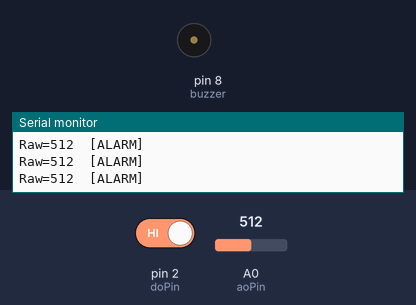
A sketch run on a simulated Arduino Uno, built with avr-gcc and run on an emulated ATmega328P. Parts: buzzer (waves = sounding), the last lines printed to the serial monitor. The test bench sets the inputs (shaded band); at power-on: A0 (aoPin) = 512, pin 2 (doPin) HIGH.

Above: at 1.3 s.
1.4 s: A0 (aoPin) set to 410
4.4 s: A0 (aoPin) set to 391
At 5.5 s:
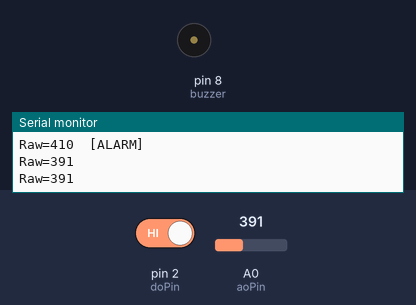
6.5 s: pin 2 (doPin) driven LOW
At 9.4 s:
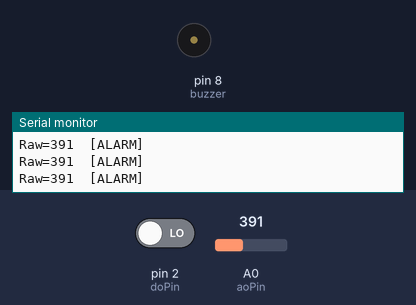
9.5 s: pin 2 (doPin) driven HIGH
At 10.2 s:
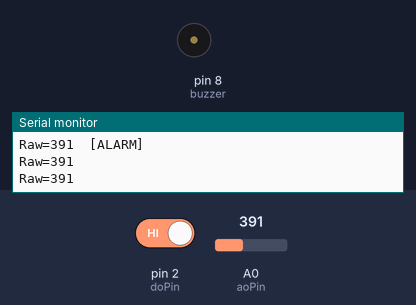
11.0 s: A0 (aoPin) set to 511
At 11.11 s:
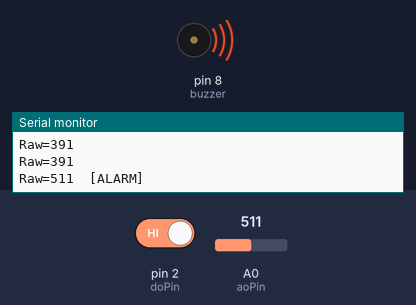
Timing chart, 0 to 15.0 s (numbered marks = the images above; inputs shaded):
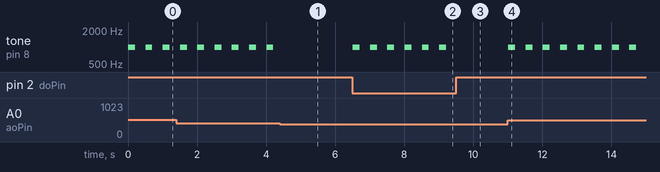

The sketch:

example.ino
```cpp
// Reads the MQ-2 analog output and digital alarm pin, prints the raw analog value over Serial, and sounds a buzzer when the analog reading exceeds a threshold or the digital output signals alarm.
//
// Buy this module: https://shillehtek.com/products/mq-2-flammable-gas-smoke-sensor-module-for-arduino-safety
// Full manual: https://shillehtek.com/blogs/shillehtek-product-manuals/mq-2-flammable-gas-smoke-sensor-module-for-arduino-safety-manual
// More examples: https://github.com/shillehbean/shillehtek-examples
//

// MQ-2 - Print analog reading and trigger a buzzer if smoke/gas detected

const int aoPin   = A0;
const int doPin   = 2;
const int buzzer  = 8;

const int ALARM_THRESHOLD = 400;  // tune to your environment

void setup() {
  Serial.begin(9600);
  pinMode(doPin, INPUT);
  pinMode(buzzer, OUTPUT);
  Serial.println("MQ-2 warming up - wait 1-3 minutes for stable values");
}

void loop() {
  int raw = analogRead(aoPin);
  bool digitalAlarm = (digitalRead(doPin) == LOW);

  Serial.print("Raw="); Serial.print(raw);
  if (raw > ALARM_THRESHOLD || digitalAlarm) {
    Serial.print("  [ALARM]");
    tone(buzzer, 1000, 200);
  }
  Serial.println();
  delay(500);
}
```

Measured:
- the behaviour switches between 401 and 400 on A0 (aoPin) (found by bisection; images 0 and 1)
- after the input at 4.4 s, tone on pin 8 (buzzer): stops changing and stays silent
- after the input at 6.5 s, tone on pin 8 (buzzer): alternates 1000 Hz for 0.20 s and silent for 0.30 s, starting at once
- after the input at 9.5 s, tone on pin 8 (buzzer): stops changing and stays silent
- after the input at 11.0 s, tone on pin 8 (buzzer): alternates 1000 Hz for 0.20 s and silent for 0.30 s, starting at once
- by itself, tone on pin 8 (buzzer): alternates 1000 Hz for 0.20 s and silent for 0.30 s
